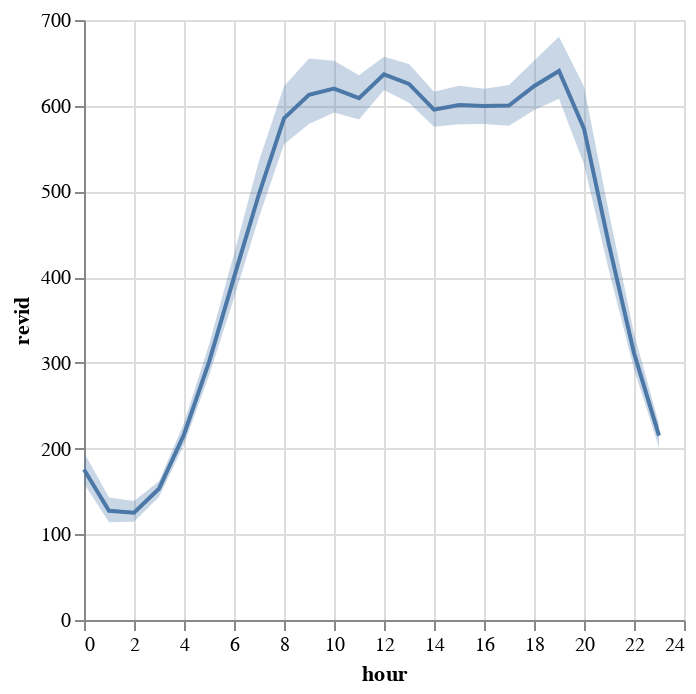

The code cell stored with this chart in its notebook:
### Code cell
df_plot_wiki["hour"] = df_plot_wiki.timestamp_hours.dt.hour
df_plot_wiki["date"] = df_plot_wiki.timestamp_hours.dt.date
df_plot_wiki = df_plot_wiki.sort_values("hour")

line = alt.Chart(df_plot_wiki[["revid", "hour"]]).mark_line().encode(
    x=alt.X('hour', sort=order),
    y='mean(revid)'
)

band = alt.Chart(df_plot_wiki[["revid", "hour"]]).mark_errorband(extent='ci').encode(
    x=alt.X('hour', sort=order),
    y=alt.Y('revid'),
)

plot_2 = band + line
plot_2

### Figure 1 — Vega-Lite specification as saved in the notebook (floating-point values rounded to 4 significant figures; data arrays with more than 128 entries replaced by an {"elided": "..."} marker saying what was removed)
{"config": {"view": {"continuousWidth": 300, "continuousHeight": 300}}, "layer": [{"data": {"name": "data-5b8063b1d2297e9d798521d9f2f7a096"}, "mark": {"type": "errorband", "extent": "ci"}, "encoding": {"x": {"field": "hour", "sort": ["Monday", "Tuesday", "Wednesday", "Thursday", "Friday", "Saturday", "Sunday"], "type": "quantitative"}, "y": {"field": "revid", "type": "quantitative"}}}, {"data": {"name": "data-5b8063b1d2297e9d798521d9f2f7a096"}, "mark": {"type": "line"}, "encoding": {"x": {"field": "hour", "sort": ["Monday", "Tuesday", "Wednesday", "Thursday", "Friday", "Saturday", "Sunday"], "type": "quantitative"}, "y": {"aggregate": "mean", "field": "revid", "type": "quantitative"}}}], "$schema": "https://vega.github.io/schema/vega-lite/v5.14.1.json", "datasets": {"data-5b8063b1d2297e9d798521d9f2f7a096": {"elided": "1199 records"}}}
